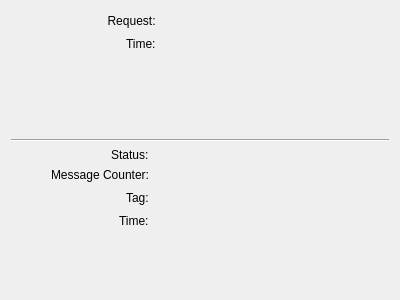
<?xml version="1.0" encoding="UTF-8"?>
<ui version="4.0">
 <class>HttpView</class>
 <widget class="QWidget" name="HttpView">
  <property name="geometry">
   <rect>
    <x>0</x>
    <y>0</y>
    <width>400</width>
    <height>300</height>
   </rect>
  </property>
  <property name="windowTitle">
   <string>Form</string>
  </property>
  <layout class="QVBoxLayout" name="verticalLayout">
   <item>
    <layout class="QGridLayout" name="gridLayout_2">
     <item row="0" column="3">
      <spacer name="horizontalSpacer_4">
       <property name="orientation">
        <enum>Qt::Horizontal</enum>
       </property>
       <property name="sizeHint" stdset="0">
        <size>
         <width>40</width>
         <height>20</height>
        </size>
       </property>
      </spacer>
     </item>
     <item row="1" column="2">
      <widget class="QLabel" name="labelRTimeText">
       <property name="font">
        <font>
         <bold>true</bold>
        </font>
       </property>
       <property name="text">
        <string/>
       </property>
      </widget>
     </item>
     <item row="0" column="2">
      <widget class="QLabel" name="labelRequestText">
       <property name="font">
        <font>
         <bold>true</bold>
        </font>
       </property>
       <property name="text">
        <string/>
       </property>
      </widget>
     </item>
     <item row="0" column="1">
      <widget class="QLabel" name="labelRequest">
       <property name="text">
        <string>                 Request:</string>
       </property>
      </widget>
     </item>
     <item row="0" column="0">
      <spacer name="horizontalSpacer_3">
       <property name="orientation">
        <enum>Qt::Horizontal</enum>
       </property>
       <property name="sizeType">
        <enum>QSizePolicy::Fixed</enum>
       </property>
       <property name="sizeHint" stdset="0">
        <size>
         <width>40</width>
         <height>20</height>
        </size>
       </property>
      </spacer>
     </item>
     <item row="1" column="1" alignment="Qt::AlignRight">
      <widget class="QLabel" name="labelRTime">
       <property name="text">
        <string>Time:</string>
       </property>
      </widget>
     </item>
     <item row="2" column="1">
      <spacer name="verticalSpacer_3">
       <property name="orientation">
        <enum>Qt::Vertical</enum>
       </property>
       <property name="sizeHint" stdset="0">
        <size>
         <width>20</width>
         <height>40</height>
        </size>
       </property>
      </spacer>
     </item>
    </layout>
   </item>
   <item>
    <widget class="Line" name="line">
     <property name="orientation">
      <enum>Qt::Horizontal</enum>
     </property>
    </widget>
   </item>
   <item>
    <layout class="QGridLayout" name="gridLayout">
     <item row="0" column="2">
      <widget class="QLabel" name="labelStatusText">
       <property name="font">
        <font>
         <bold>true</bold>
        </font>
       </property>
       <property name="text">
        <string/>
       </property>
      </widget>
     </item>
     <item row="2" column="1" alignment="Qt::AlignRight">
      <widget class="QLabel" name="labelTag">
       <property name="text">
        <string>Tag:</string>
       </property>
      </widget>
     </item>
     <item row="1" column="1" alignment="Qt::AlignRight">
      <widget class="QLabel" name="labelCounter">
       <property name="text">
        <string>Message Counter:</string>
       </property>
      </widget>
     </item>
     <item row="3" column="2">
      <widget class="QLabel" name="labelTimeText">
       <property name="font">
        <font>
         <bold>true</bold>
        </font>
       </property>
       <property name="text">
        <string/>
       </property>
      </widget>
     </item>
     <item row="6" column="1">
      <spacer name="verticalSpacer">
       <property name="orientation">
        <enum>Qt::Vertical</enum>
       </property>
       <property name="sizeHint" stdset="0">
        <size>
         <width>20</width>
         <height>40</height>
        </size>
       </property>
      </spacer>
     </item>
     <item row="1" column="2">
      <widget class="QLabel" name="labelCounterText">
       <property name="font">
        <font>
         <bold>true</bold>
        </font>
       </property>
       <property name="text">
        <string/>
       </property>
      </widget>
     </item>
     <item row="0" column="1" alignment="Qt::AlignRight">
      <widget class="QLabel" name="label">
       <property name="text">
        <string>Status:</string>
       </property>
      </widget>
     </item>
     <item row="2" column="3">
      <spacer name="horizontalSpacer">
       <property name="orientation">
        <enum>Qt::Horizontal</enum>
       </property>
       <property name="sizeHint" stdset="0">
        <size>
         <width>40</width>
         <height>20</height>
        </size>
       </property>
      </spacer>
     </item>
     <item row="6" column="0">
      <spacer name="horizontalSpacer_2">
       <property name="orientation">
        <enum>Qt::Horizontal</enum>
       </property>
       <property name="sizeType">
        <enum>QSizePolicy::Fixed</enum>
       </property>
       <property name="sizeHint" stdset="0">
        <size>
         <width>40</width>
         <height>20</height>
        </size>
       </property>
      </spacer>
     </item>
     <item row="3" column="1" alignment="Qt::AlignRight">
      <widget class="QLabel" name="labelTime">
       <property name="text">
        <string>Time:</string>
       </property>
      </widget>
     </item>
     <item row="2" column="2">
      <widget class="QLabel" name="labelTagText">
       <property name="font">
        <font>
         <bold>true</bold>
        </font>
       </property>
       <property name="text">
        <string/>
       </property>
      </widget>
     </item>
    </layout>
   </item>
   <item>
    <widget class="QLabel" name="label_2">
     <property name="text">
      <string/>
     </property>
     <property name="pixmap">
      <pixmap resource="../resources/resource.qrc">:/Turck.png</pixmap>
     </property>
     <property name="scaledContents">
      <bool>true</bool>
     </property>
    </widget>
   </item>
  </layout>
 </widget>
 <resources>
  <include location="../resources/resource.qrc"/>
 </resources>
 <connections/>
</ui>
